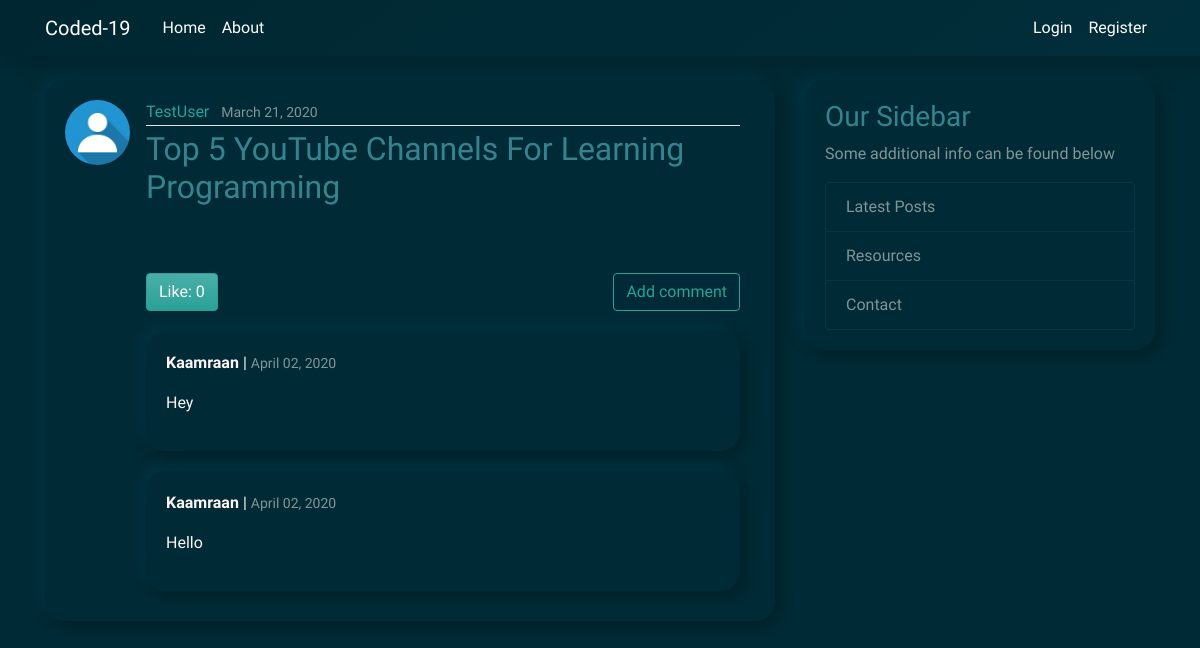
The app's page /post/31/, older data.
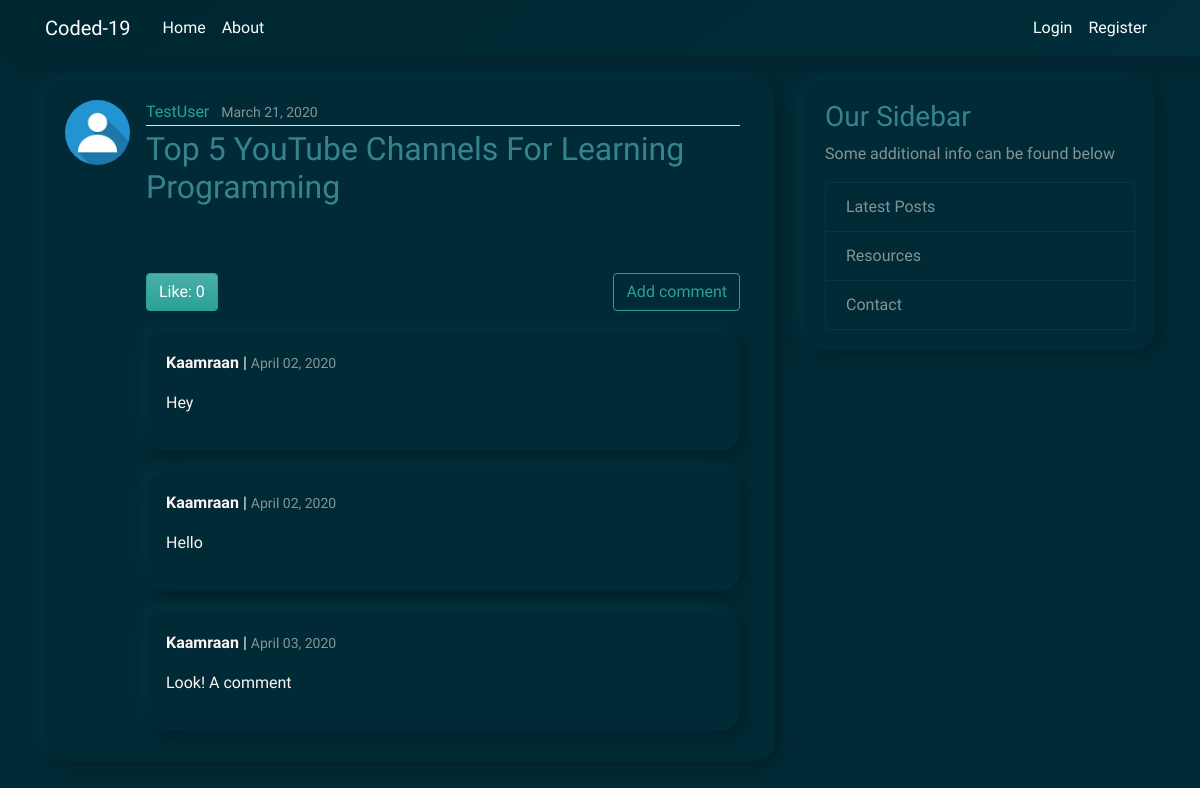
The same page, newer data.
### blog/models.py (models this page shows, shortened)
class Comment(models.Model):
    post 		= models.ForeignKey(Post, on_delete=models.CASCADE, related_name='comments')
    user 		= models.ForeignKey(User, on_delete=models.CASCADE, related_name="user_comments")
    body 		= models.TextField()
    created_on 	= models.DateTimeField(auto_now_add=True)
    active 		= models.BooleanField(default=False)
    class Meta:
        ordering = ['created_on']

### blog/views.py (the view)
# urls.py: path('post/<int:pk>/',              PostDetailView.as_view(),       name='post-detail'),
class PostDetailView(DetailView):
	model 				= Post

### blog/models.py (called while the page is built)
	def formatted_markdown(self):
		return markdownify(self.content)

### blog/templates/blog/post_detail.html (shortened to what this page needs)
{% extends "blog/base.html" %}
{% block content %}
	<article class="media content-section">
	  <img class="rounded-circle article-img" src="{{ object.author.profile.image.url }}">
	  <div class="media-body">
	    <div class="article-metadata">
	      <a class="mr-2" href="{% url 'user-posts' object.author.username %}">{{ object.author }}</a>
	      <small class="text-muted">{{ object.date_posted|date:"F d, Y" }}</small>
	    </div>
		<h2 class="article-title">{{ object.title }}</h2>
		<div class="article-content">
		</div>
		<div class="likes-counter">
			<p>
				{% if request.user in post.likes.all %}
				<a class="btn btn-success like-btn mr-2" data-href="{% url 'post-like-api' post.id %}"
					data-likes="{{ post.likes.count }}" href="{% url 'post-like-api' post.id %}">Unlike:
					{{ post.likes.count }}</a>
				{% else %}
				<a class="btn btn-success like-btn mr-2" data-href="{% url 'post-like-api' post.id %}"
					data-likes="{{ post.likes.count }}" href="{% url 'post-like-api' post.id %}">Like:
					{{ post.likes.count }}</a>
				{% endif %}
				<a class="btn btn-outline-success" style="float: right;" href="{% url 'add_comment_to_post' pk=post.pk %}">Add comment</a>
			</p>
		</div>
		{% for comment in post.comments.all  %}
			<div class="comment content-section">
				<div class="date">
					<strong>{{ comment.user.username }}</strong> | <small class="text-muted">{{ comment.created_on|date:"F d, Y" }}</small>
				</div>
				<p>{{ comment.body|linebreaks }}</p>
			</div>
		{% empty %}
			<p>No comments here yet</p>
		{% endfor %}
	</div>
	</article>
{% endblock content %}

Row changes from the older to the newer data that the page shows:
added Comment: user.username "Kaamraan", created_on "April 03, 2020", body "Look! A comment"
